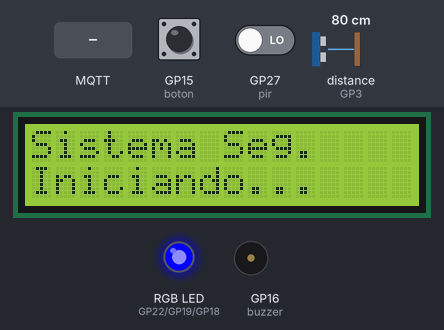
This program was run on a simulated Raspberry Pi Pico running MicroPython. Shown: 16×2 character LCD, an RGB LED mixed from three pins (HIGH = lit), buzzer (waves = sounding). Wiring (from the project's diagram.json): blue button on GP15, buzzer on GP16, RGB LED B on GP18, RGB LED G on GP19, RGB LED R on GP22, PIR motion sensor on GP27. The test bench sets the inputs (shaded band); at power-on: GP15 (boton) HIGH, GP27 (pir) LOW, distance to the obstacle (sensor on GP3) 80 cm. The echo pulse lasts 58.3 µs per cm; WiFi joins after 1.5 s; no MQTT or app messages arrive unless stated; values from a settings file that is not in the repository are placeholders; library files of the repository ran but are not shown: adafruit.py, i2c_lcd.py; pins used as bus, display or sensor lines are not drawn; what the program prints to the serial console is not drawn.

Above: at 1.2 s.
1.3 s: MQTT message "armar" arrives on the first subscribed topic
At 2.5 s:
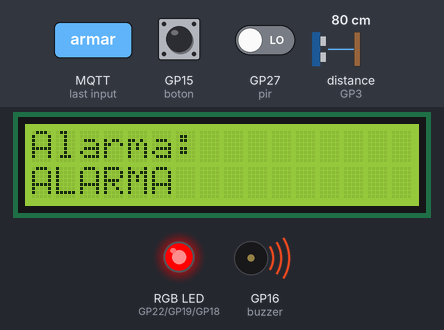
3.4 s: GP15 (boton) pulled LOW for 0.15 s
At 4.1 s:
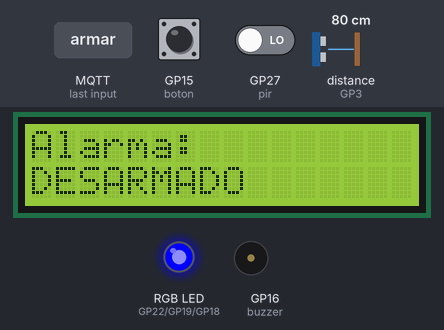
5.0 s: GP15 (boton) pulled LOW for 1 s
At 5.1 s:
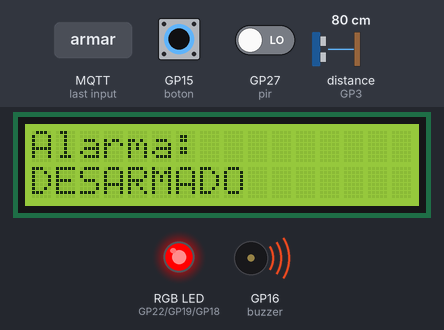
7.5 s: MQTT message "silenciar" arrives on the first subscribed topic
At 8.2 s:
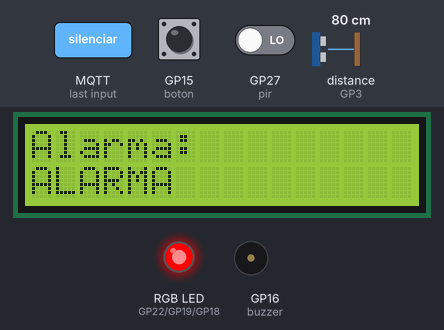
9.0 s: GP15 (boton) pulled LOW for 3.2 s
At 10.2 s:
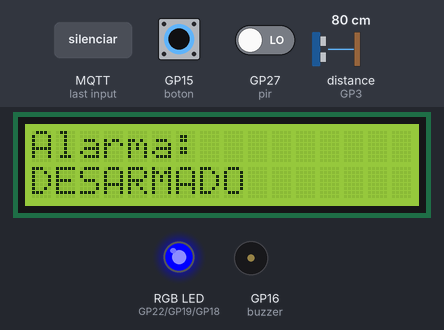
Timing chart, 0 to 12.0 s (numbered marks = the images above; inputs shaded):
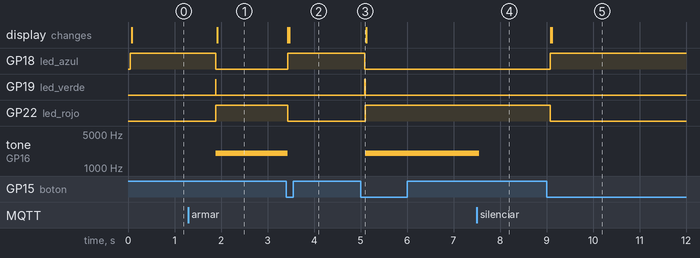

The program:

main.py
```python
# Loop principal: boton, intrusion, LCD, telemetria, MQTT y Adafruit

from time import sleep_ms
import sensores
import actuadores
import alarma
import mqtt_client
import adafruit

cliente = None
cliente_aio = None


def procesar_comando(accion, origen):
    resultado = alarma.ejecutar_comando(accion)
    datos = {"accion": accion, "origen": origen, "resultado": resultado}
    print("[CMD]", datos)
    mqtt_client.publicar(cliente, mqtt_client.TOPIC_PUB_ACK, datos)
    return resultado


def recepcion_comandos(topic, msg):
    procesar_comando(msg.decode(), "mqtt")


def recepcion_adafruit(topic, msg):
    procesar_comando(msg.decode(), "adafruit")


def enviar_telemetria():
    datos = {
        "movimiento": int(sensores.hay_movimiento()),
        "distancia": sensores.medir_distancia(),
        "estado": alarma.estado,
    }
    print("[TELEMETRIA]", datos)
    mqtt_client.publicar(cliente, mqtt_client.TOPIC_PUB_TELEMETRIA, datos)
    return datos


def main():
    global cliente, cliente_aio
    actuadores.iniciar()
    mqtt_client.conectar_wifi()
    cliente = mqtt_client.conectar_broker(recepcion_comandos)
    cliente_aio = adafruit.conectar(recepcion_adafruit)

    boton_antes = False
    estado_antes = None
    vueltas = 0

    while True:
        # Comandos de HiveMQ y Adafruit
        cliente.check_msg()
        cliente_aio.check_msg()

        # Boton: solo al presionar
        boton = sensores.boton_presionado()
        if boton and not boton_antes:
            if alarma.estado == alarma.DESARMADO:
                procesar_comando("armar", "boton")
            else:
                procesar_comando("desarmar", "boton")
        boton_antes = boton

        # Intrusion
        sensor = alarma.revisar()
        if sensor:
            datos = {"tipo": "intrusion", "sensor": sensor}
            print("[EVENTO]", datos)
            mqtt_client.publicar(cliente, mqtt_client.TOPIC_PUB_EVENTOS, datos)

        # LCD solo si cambia estado, evita parpadeo
        if alarma.estado != estado_antes:
            actuadores.lcd_mostrar("Alarma:", alarma.estado)
            estado_antes = alarma.estado

        # Telemetria cada 1 s, Adafruit cada 10 s (limite 30 datos/min)
        vueltas += 1
        if vueltas % 10 == 0:
            datos = enviar_telemetria()
        if vueltas == 100:
            adafruit.publicar(cliente_aio, datos)
            vueltas = 0

        sleep_ms(100)


# Si se cae la red, reconecta todo
while True:
    try:
        main()
    except OSError as error:
        print("Conexion perdida:", error)
        sleep_ms(5000)
```

sensores.py
```python
from machine import Pin, time_pulse_us
from time import sleep_us
import config

pir = Pin(config.PIR_PIN, Pin.IN)
trig = Pin(config.TRIG_PIN, Pin.OUT)
echo = Pin(config.ECHO_PIN, Pin.IN)
boton = Pin(config.BOTON_PIN, Pin.IN, Pin.PULL_UP)  # 0 presionado


def hay_movimiento():
    return pir.value() == 1


def medir_distancia():
    """cm o None"""
    # Pulso TRIG 10 us
    trig.value(0)
    sleep_us(2)
    trig.value(1)
    sleep_us(10)
    trig.value(0)

    # ECHO alto = ida y vuelta, timeout 30 ms
    duracion = time_pulse_us(echo, 1, 30000)
    if duracion < 0:
        return None
    return duracion * 0.0343 / 2  # sonido 0.0343 cm/us, /2 ida y vuelta


def boton_presionado():
    return boton.value() == 0
```

actuadores.py
```python
from machine import Pin, PWM, I2C
from i2c_lcd import I2cLcd
import config

# rgb
led_rojo = Pin(config.LED_ROJO_PIN, Pin.OUT)
led_verde = Pin(config.LED_VERDE_PIN, Pin.OUT)
led_azul = Pin(config.LED_AZUL_PIN, Pin.OUT)

buzzer = PWM(Pin(config.BUZZER_PIN))
buzzer.freq(2000)

i2c = I2C(0, sda=Pin(config.LCD_SDA), scl=Pin(config.LCD_SCL), freq=400000)
lcd = I2cLcd(i2c, 0x27, 2, 16)


def establecer_color(rojo, verde, azul):
    led_rojo.value(rojo)
    led_verde.value(verde)
    led_azul.value(azul)

# Buzzer
def buzzer_encender():
    buzzer.duty_u16(32768)


def buzzer_apagar():
    buzzer.duty_u16(0)

# CLD
def lcd_mostrar(linea1, linea2=""):
    lcd.clear()
    lcd.putstr(linea1)
    lcd.move_to(0, 1)
    lcd.putstr(linea2)


def actualizar_indicadores(estado):
    if estado == "DESARMADO":
        establecer_color(0, 0, 1)  # azul
        buzzer_apagar()
    elif estado == "ARMADO":
        establecer_color(0, 1, 0)  # verde
        buzzer_apagar()
    elif estado == "ALARMA":
        establecer_color(1, 0, 0)  # rojo
        buzzer_encender()


def iniciar():
    actualizar_indicadores("DESARMADO")
    lcd_mostrar("Sistema Seg.", "Iniciando...")
```

alarma.py
```python
import config
import actuadores
import sensores

DESARMADO = "DESARMADO"
ARMADO = "ARMADO"
ALARMA = "ALARMA"

estado = DESARMADO


def cambiar_estado(nuevo):
    global estado
    print("[ALARMA]", estado, "->", nuevo)
    estado = nuevo
    actuadores.actualizar_indicadores(estado)


def detectar_intrusion():
    if sensores.hay_movimiento():
        return "pir"
    distancia = sensores.medir_distancia()
    if distancia is not None and distancia < config.DISTANCIA_ALERTA_CM:
        return "ultrasonic"
    return None


def revisar():
    if estado != ARMADO:
        return None
    sensor = detectar_intrusion()
    if sensor:
        cambiar_estado(ALARMA)
    return sensor


def ejecutar_comando(accion):
    if accion == "armar" and estado == DESARMADO:
        cambiar_estado(ARMADO)
    elif accion == "desarmar":
        cambiar_estado(DESARMADO)
    elif accion == "silenciar" and estado == ALARMA:
        # Solo apaga buzzer, sigue en ALARMA
        actuadores.buzzer_apagar()
    else:
        return "error"
    return "ok"
```

mqtt_client.py
```python
# Wi-Fi y MQTT del Lab 7

import network
import time
import ujson
from umqttsimple import MQTTClient

SSID = 'Wokwi-GUEST'
PASSWORD = ''

MQTT_BROKER = "broker.hivemq.com"
CLIENT_ID = "ds8_seguridad_pico1"

TOPIC_PUB_EVENTOS = b"ds8/security/pico1/events"
TOPIC_PUB_TELEMETRIA = b"ds8/security/pico1/telemetry"
TOPIC_PUB_ACK = b"ds8/security/pico1/ack"
TOPIC_SUB_COMANDOS = b"ds8/security/pico1/commands"


def conectar_wifi():
    print("Conectando a Wi-Fi...")
    wifi = network.WLAN(network.STA_IF)
    wifi.active(True)
    wifi.connect(SSID, PASSWORD)
    while not wifi.isconnected():
        time.sleep(0.5)
    print("Wi-Fi conectado")


def conectar_broker(recepcion_comandos):
    print("Conectando a", MQTT_BROKER)
    cliente = MQTTClient(CLIENT_ID, MQTT_BROKER, keepalive=60)
    cliente.set_callback(recepcion_comandos)
    cliente.connect()
    cliente.subscribe(TOPIC_SUB_COMANDOS)
    print("MQTT conectado")
    return cliente


def publicar(cliente, topic, datos):
    cliente.publish(topic, ujson.dumps(datos))
```

config.py
```python
# Sensores
PIR_PIN = 27
TRIG_PIN = 2
ECHO_PIN = 3
BOTON_PIN = 15

# Actuadores
LED_ROJO_PIN = 22
LED_VERDE_PIN = 19
LED_AZUL_PIN = 18
BUZZER_PIN = 16

# LCD
LCD_SDA = 4
LCD_SCL = 5

# Ajustes
DISTANCIA_ALERTA_CM = 100
```

Measured:
- after the input at 1.3 s, GP18 (led_azul): HIGH → LOW after 0.58 s; GP19 (led_verde): LOW → HIGH after 0.58 s, → LOW 0.01 s later; GP22 (led_rojo): LOW → HIGH after 0.59 s; tone on GP16 (buzzer): silent → 2000 Hz after 0.59 s; the display: changes after 0.62 s (image 1)
- after the input at 3.4 s, GP18 (led_azul): LOW → HIGH at once; GP22 (led_rojo): HIGH → LOW at once; tone on GP16 (buzzer): 2000 Hz → silent at once; the display: first changes at once (image 2 shows a later state)
- after the input at 5.0 s, GP18 (led_azul): HIGH → LOW after 0.09 s; GP19 (led_verde): LOW → HIGH after 0.09 s, → LOW 0.01 s later; GP22 (led_rojo): LOW → HIGH after 0.10 s; tone on GP16 (buzzer): silent → 2000 Hz after 0.10 s
- after the input at 7.5 s, tone on GP16 (buzzer): 2000 Hz → silent after 0.05 s
- after the input at 9.0 s, GP18 (led_azul): LOW → HIGH after 0.08 s; GP22 (led_rojo): HIGH → LOW after 0.08 s; the display: first changes after 0.09 s (image 5 shows a later state)
